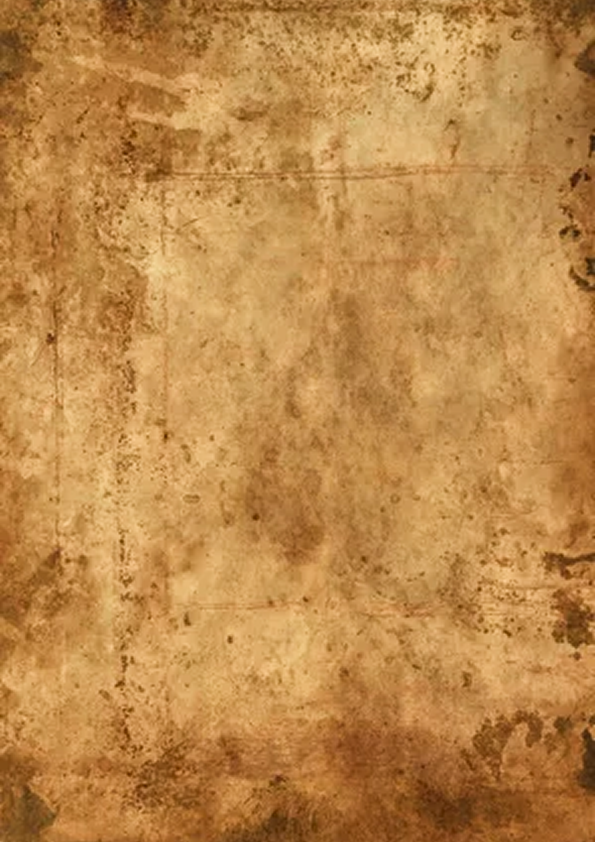
#> input picture Card/background.jpg, 595 x 842 px
$ python -i card_generator.py   (imports and definitions only)
#> lines starting #> are read from the running program, lines starting #| are printed output that depends on the picture
# card_generator.py
from PIL import Image, ImageDraw, ImageFont
import textwrap
import os

# Пути к файлам (относительно корня проекта)
BACKGROUND_PATH = os.path.join("static", "images", "background.jpg")
DEFAULT_PHOTO_PATH = os.path.join("static", "images", "default_photo.jpg")

# Шрифты – убедитесь, что arial.ttf доступен или укажите путь к другому шрифту.
FONT_TITLE = ImageFont.truetype("arial.ttf", 40)
FONT_SUBTITLE = ImageFont.truetype("arial.ttf", 25)
FONT_TEXT = ImageFont.truetype("arial.ttf", 22)

# Максимальная ширина текста (в пикселях)
TEXT_WIDTH = 900

def wrap_text(text, width=40):
    """
    Функция для автоматического переноса строк по количеству символов.
    """
    lines = []
    for line in text.split("\n"):
        wrapped_lines = textwrap.wrap(line, width=width)
        lines.extend(wrapped_lines)
    return lines

def draw_wrapped_text(draw, text, position, font, fill="black", max_width=TEXT_WIDTH):
    """
    Рисует текст с автопереносом строк.
    Возвращает конечную координату y.
    """
    x, y = position
    lines = wrap_text(text, width=40)
    for line in lines:
        draw.text((x, y), line, fill=fill, font=font)
        y += font.size + 5  # Интервал между строками
    return y

def generate_memorial_card(data, output_path):
    """
    Генерирует мемориальную карточку по данным и сохраняет её в output_path.
    data – словарь с полями: full_name, birth_date, death_date, photo_path, description,
           burial_place, awards (список или строка), military_service.
    """
    # Открываем фон карточки
    background = Image.open(BACKGROUND_PATH).convert("RGB")
    draw = ImageDraw.Draw(background)
    width, height = background.size

    # Загружаем фото или используем заглушку
    photo_path = data.get("photo_path") or DEFAULT_PHOTO_PATH
    try:
        photo = Image.open(photo_path).convert("RGB").resize((250, 300))
    except Exception as e:
        photo = Image.open(DEFAULT_PHOTO_PATH).convert("RGB").resize((250, 300))

    # Рисуем ФИО в центре сверху
    full_name = data.get("full_name", "Неизвестный")
    bbox = draw.textbbox((0, 0), full_name, font=FONT_TITLE)
    title_x = width // 2 - (bbox[2] - bbox[0]) // 2
    draw.text((title_x, 30), full_name, fill="black", font=FONT_TITLE)

    # Рисуем даты (если заданы)
    birth_date = data.get("birth_date", "")
    death_date = data.get("death_date", "")
    date_text = f"{birth_date} – {death_date}" if (birth_date or death_date) else ""
    if date_text:
        bbox = draw.textbbox((0, 0), date_text, font=FONT_SUBTITLE)
        date_x = width // 2 - (bbox[2] - bbox[0]) // 2
        draw.text((date_x, 80), date_text, fill="black", font=FONT_SUBTITLE)

    # Центрируем и вставляем фото
    photo_x = width // 2 - photo.width // 2
    background.paste(photo, (photo_x, 130))

    # Рисуем текстовые блоки ниже фото
    text_x = 50
    text_y = 450

    if data.get("description"):
        text_y = draw_wrapped_text(draw, f"Описание: {data['description']}", (text_x, text_y), FONT_TEXT)
    if data.get("burial_place"):
        text_y = draw_wrapped_text(draw, f"Место захоронения: {data['burial_place']}", (text_x, text_y), FONT_TEXT)
    if data.get("awards"):
        awards_val = data["awards"]
        if isinstance(awards_val, list):
            awards_str = ", ".join(awards_val)
        else:
            awards_str = awards_val
        text_y = draw_wrapped_text(draw, f"Награды: {awards_str}", (text_x, text_y), FONT_TEXT)
    if data.get("military_service"):
        text_y = draw_wrapped_text(draw, f"Участие в военных событиях: {data['military_service']}", (text_x, text_y), FONT_TEXT)

    # Сохраняем карточку
    background.save(output_path)
    print(f"Карточка сохранена: {output_path}")

>>> import cv2
>>> picture = cv2.imread('Card/background.jpg', cv2.IMREAD_GRAYSCALE)
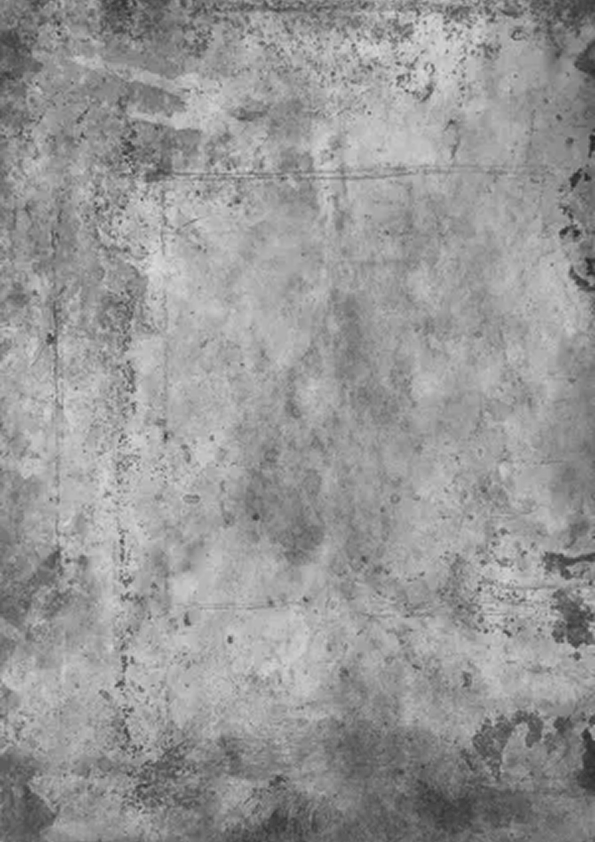
#> picture: shape (842, 595); min 34, max 221, mean 150.8
>>> result = generate_memorial_card(picture, 'out.png')
#> (the run stopped early here; a loop or call above may not have finished)
